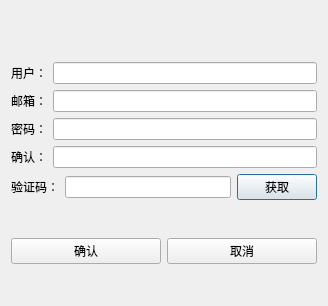
<?xml version="1.0" encoding="UTF-8"?>
<ui version="4.0">
 <class>RegisterDialog</class>
 <widget class="QDialog" name="RegisterDialog">
  <property name="geometry">
   <rect>
    <x>0</x>
    <y>0</y>
    <width>328</width>
    <height>306</height>
   </rect>
  </property>
  <property name="windowTitle">
   <string>Dialog</string>
  </property>
  <layout class="QVBoxLayout" name="verticalLayout_2">
   <item>
    <layout class="QVBoxLayout" name="verticalLayout">
     <item>
      <spacer name="verticalSpacer">
       <property name="orientation">
        <enum>Qt::Vertical</enum>
       </property>
       <property name="sizeType">
        <enum>QSizePolicy::Expanding</enum>
       </property>
       <property name="sizeHint" stdset="0">
        <size>
         <width>20</width>
         <height>60</height>
        </size>
       </property>
      </spacer>
     </item>
     <item>
      <layout class="QHBoxLayout" name="horizontalLayout">
       <item>
        <widget class="QLabel" name="user_label">
         <property name="text">
          <string>用户：</string>
         </property>
        </widget>
       </item>
       <item>
        <widget class="QLineEdit" name="user_edit"/>
       </item>
      </layout>
     </item>
     <item>
      <layout class="QHBoxLayout" name="horizontalLayout_5">
       <item>
        <widget class="QLabel" name="email_label">
         <property name="text">
          <string>邮箱：</string>
         </property>
        </widget>
       </item>
       <item>
        <widget class="QLineEdit" name="email_edit"/>
       </item>
      </layout>
     </item>
     <item>
      <layout class="QHBoxLayout" name="horizontalLayout_6">
       <item>
        <widget class="QLabel" name="pass_label">
         <property name="text">
          <string>密码：</string>
         </property>
        </widget>
       </item>
       <item>
        <widget class="QLineEdit" name="pass_edit"/>
       </item>
      </layout>
     </item>
     <item>
      <layout class="QHBoxLayout" name="horizontalLayout_4">
       <item>
        <widget class="QLabel" name="label_4">
         <property name="text">
          <string>确认：</string>
         </property>
        </widget>
       </item>
       <item>
        <widget class="QLineEdit" name="lineEdit_2"/>
       </item>
      </layout>
     </item>
     <item>
      <layout class="QHBoxLayout" name="horizontalLayout_3">
       <item>
        <widget class="QLabel" name="varify_label">
         <property name="text">
          <string>验证码：</string>
         </property>
        </widget>
       </item>
       <item>
        <widget class="QLineEdit" name="varify_edit"/>
       </item>
       <item>
        <widget class="QPushButton" name="get_code">
         <property name="text">
          <string>获取</string>
         </property>
        </widget>
       </item>
      </layout>
     </item>
     <item>
      <spacer name="verticalSpacer_2">
       <property name="orientation">
        <enum>Qt::Vertical</enum>
       </property>
       <property name="sizeType">
        <enum>QSizePolicy::Expanding</enum>
       </property>
       <property name="sizeHint" stdset="0">
        <size>
         <width>20</width>
         <height>40</height>
        </size>
       </property>
      </spacer>
     </item>
     <item>
      <layout class="QHBoxLayout" name="horizontalLayout_2">
       <property name="topMargin">
        <number>0</number>
       </property>
       <property name="bottomMargin">
        <number>0</number>
       </property>
       <item>
        <widget class="QPushButton" name="confirm">
         <property name="text">
          <string>确认</string>
         </property>
        </widget>
       </item>
       <item>
        <widget class="QPushButton" name="concel">
         <property name="text">
          <string>取消</string>
         </property>
        </widget>
       </item>
      </layout>
     </item>
     <item>
      <spacer name="verticalSpacer_3">
       <property name="orientation">
        <enum>Qt::Vertical</enum>
       </property>
       <property name="sizeType">
        <enum>QSizePolicy::Expanding</enum>
       </property>
       <property name="sizeHint" stdset="0">
        <size>
         <width>20</width>
         <height>40</height>
        </size>
       </property>
      </spacer>
     </item>
    </layout>
   </item>
  </layout>
 </widget>
 <resources/>
 <connections/>
</ui>
